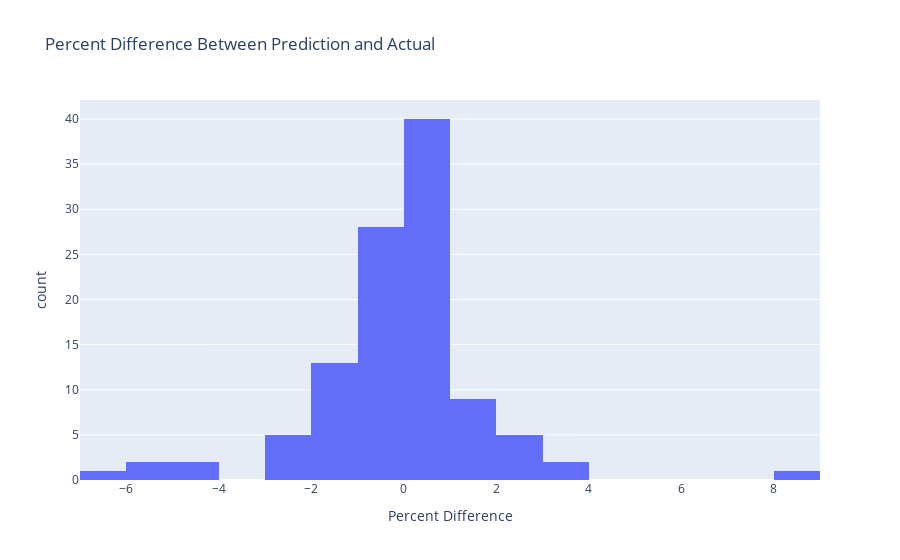

Notebook code cell kept with this figure:
### Code cell
# use plotly express to create a histogram of the percent difference
fig = px.histogram(results_df, x="Percent Difference", title="Percent Difference Between Prediction and Actual")
fig.show()

### Figure 1 — Plotly figure (JSON) as saved in the notebook; plotly's stock layout.template omitted (floating-point values rounded to 4 significant figures)
{"data": [{"alignmentgroup": "True", "bingroup": "x", "hovertemplate": "Percent Difference=%{x}<br>count=%{y}<extra></extra>", "legendgroup": "", "marker": {"color": "#636efa", "pattern": {"shape": ""}}, "name": "", "offsetgroup": "", "orientation": "v", "showlegend": false, "type": "histogram", "x": [1.996, 0.5552, -2.932, -1.085, -0.8094, 0.2106, -1.734, 0.14, 0.6314, -1.416, -0.9023, -0.1194, -6.349, 0.01835, -0.9471, 1.817, -2.266, 0.2997, 0.4069, -0.005716, 1.406, 2.053, -0.4378, -0.01418, -0.5864, 0.5616, 2.86, 0.04911, 0.4124, -4.101, -5.873, -4.924, 1.049, 0.8104, 0.07151, 0.06162, 2.41, -0.1253, 0.5517, -2.83, -1.317, -1.429, 0.2842, -7.854e-05, -2.695, -0.06757, -2.825, -0.05324, 0.07813, -0.0699, 0.3388, 0.1978, -0.7604, -1.552, -1.101, 0.7542, -5.125, 0.5242, -1.766, 1.058, -0.1036, 3.082, -0.02283, 0.1441, -0.1118, 3.494, -0.7144, 0.1873, 0.1435, -0.9898, -1.232, 0.8561, 1.078, -1.728, 0.6075, -0.581, -1.958, 2.461, 0.6743, 0.007124, 1.838, 0.03638, 0.3109, -1.55, -0.4732, 0.2154, 0.7387, 0.1612, 2.985, -0.9251, -0.02778, 0.09377, 0.5721, -0.9197, 0.3105, -0.8664, 0.09875, 0.8153, 8.923, -0.7737, 0.1992, -0.436, 1.413, 0.3476, -0.6108, 0.3674, 1.129, -1.102], "xaxis": "x", "yaxis": "y"}], "layout": {"barmode": "relative", "legend": {"tracegroupgap": 0}, "title": {"text": "Percent Difference Between Prediction and Actual"}, "xaxis": {"anchor": "y", "domain": [0, 1], "title": {"text": "Percent Difference"}}, "yaxis": {"anchor": "x", "domain": [0, 1], "title": {"text": "count"}}}}
